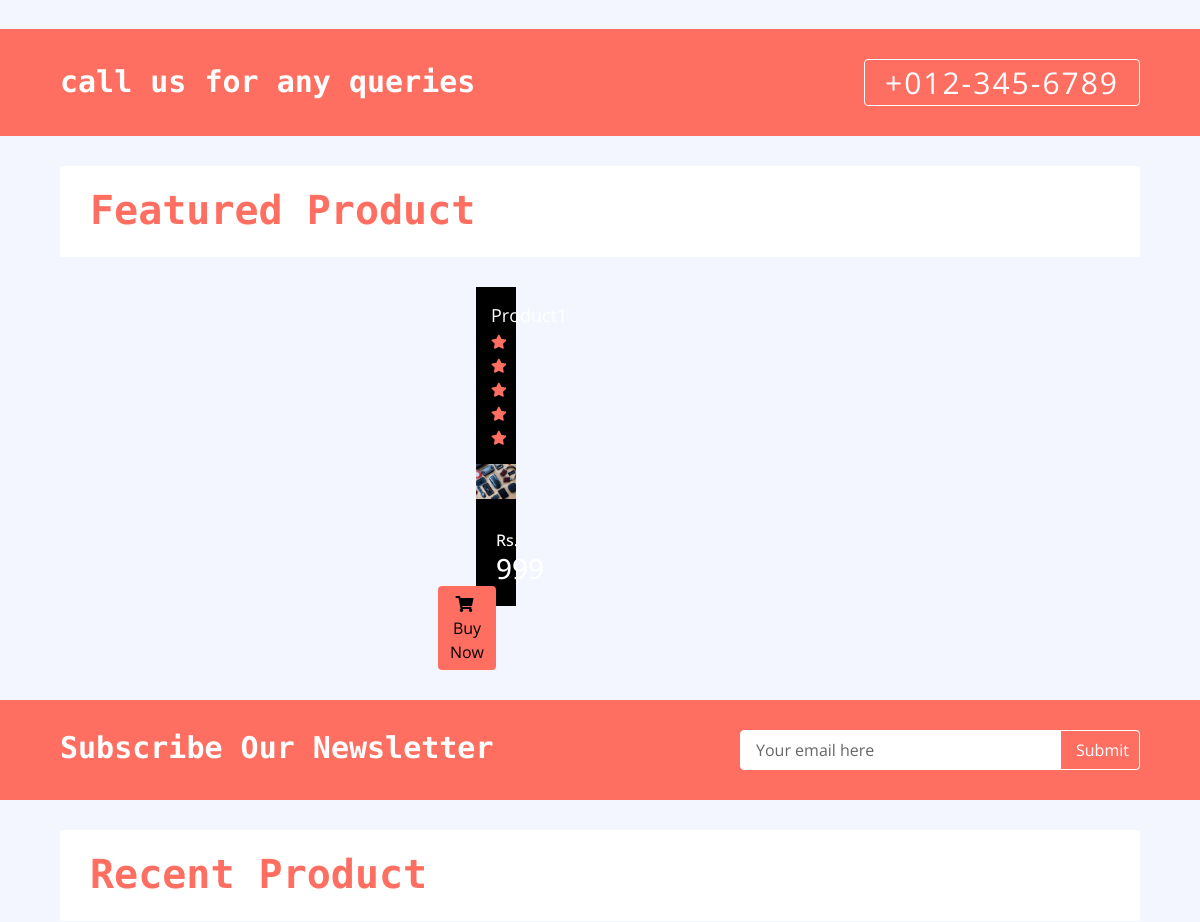
The app's page / (middle part), older data.
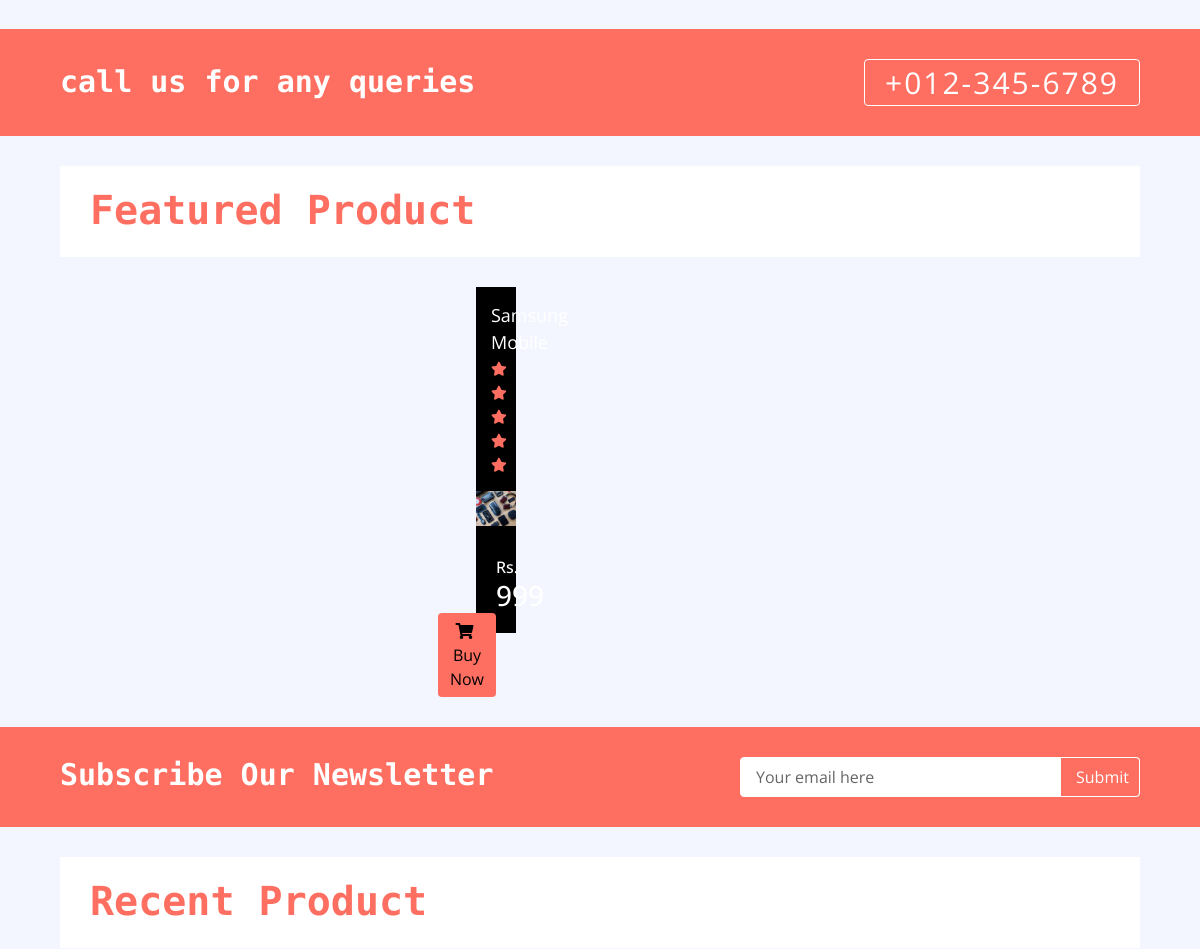
The same page, newer data.
### home/models.py (models this page shows, shortened)
class Product(models.Model):
    name = models.CharField(max_length=300)
    price = models.IntegerField()
    discounted_price = models.IntegerField(default=0)
    category = models.ForeignKey(Category, on_delete=models.CASCADE)
    brand = models.ForeignKey(Brand, on_delete=models.CASCADE)
    image = models.ImageField(upload_to='media')
    desription = models.TextField(blank = True)
    specification = models.TextField(blank = True)
    stock = models.CharField(choices=STOCK,max_length=50)
    labels = models.CharField(choices=LABELS,max_length=50,blank = True)
    slug = models.CharField(max_length=500, default="")
    class Meta:
        ordering = ("id","price","name")

### home/views.py (the view)
# urls.py: path('', HomeView.as_view(), name='home'),
class HomeView(Base):
    def get(self,request):
        self.views['categories'] = Category.objects.all()
        self.views['brands'] = Brand.objects.all()
        self.views['sliders'] = Slider.objects.all()
        self.views['reviews'] = CustomerReview.objects.all()
        self.views['hots'] = Product.objects.filter(labels = 'hot')
        self.views['news'] = Product.objects.filter(labels='new')
        self.views['count_cart'] = Cart.objects.filter(username = request.user.username, checkout = False).count()
        return render(request,'index.html',self.views)

### templates/index.html (shortened to what this page needs)
{% extends 'base.html' %}
{% load static %}
{% block content %}
        <div class="call-to-action">
            <div class="container-fluid">
                <div class="row align-items-center">
                    <div class="col-md-6">
                        <h1>call us for any queries</h1>
                    </div>
                    <div class="col-md-6">
                        <a href="tel:0123456789">+012-345-6789</a>
                    </div>
                </div>
            </div>
        </div>
        <div class="featured-product product">
            <div class="container-fluid">
                <div class="section-header">
                    <h1>Featured Product</h1>
                </div>
                <div class="row align-items-center product-slider product-slider-4">
                    {% for hot in hots %}
                    <div class="col-lg-3">
                        <div class="product-item">
                            <div class="product-title">
                                <a href="/product/{{hot.slug}}">{{hot.name}}</a>
                                <div class="ratting">
                                    <i class="fa fa-star"></i>
                                    <i class="fa fa-star"></i>
                                    <i class="fa fa-star"></i>
                                    <i class="fa fa-star"></i>
                                    <i class="fa fa-star"></i>
                                </div>
                            </div>
                            <div class="product-image">
                                <a href="product-detail.html">
                                    <img src="{{hot.image.url}}" alt="Product Image">
                                </a>
                            </div>
                            <div class="product-price">
                                {% if hot.discounted_price > 0 %}
                                <h3><span>Rs. </span>{{hot.discounted_price}}</h3>
                                {% else %}
                                <h3><span>Rs. </span>{{hot.price}}</h3>
                                {% endif %}
                                <a class="btn" href="/add_to_cart/{{hot.slug}}"><i class="fa fa-shopping-cart"></i>Buy Now</a>
                            </div>
                        </div>
                    </div>
                    {% endfor %}
                </div>
            </div>
        </div>
        <div class="newsletter">
            <div class="container-fluid">
                <div class="row">
                    <div class="col-md-6">
                        <h1>Subscribe Our Newsletter</h1>
                    </div>
                    <div class="col-md-6">
                        <div class="form">
                            <input type="email" value="Your email here">
                            <button>Submit</button>
                        </div>
                    </div>
                </div>
            </div>
        </div>
        <div class="recent-product product">
            <div class="container-fluid">
                <div class="section-header">
                    <h1>Recent Product</h1>
                </div>
            </div>
        </div>
{% endblock %}

Row changes from the older to the newer data that the page shows:
changed Product: name "Product1" → "Samsung Mobile"
